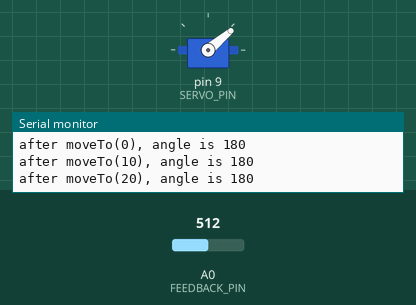
Simulated run of this sketch. Board: Arduino Uno, built with avr-gcc and run on an emulated ATmega328P. On the bench: servo, the last lines printed to the serial monitor. Inputs (shaded band) come from the test bench; at power-on: A0 (FEEDBACK_PIN) = 512.

Above: at 7.3 s.
At 7.4 s:
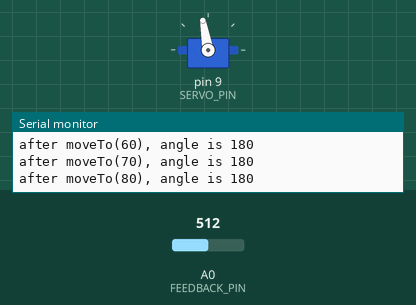
At 7.55 s:
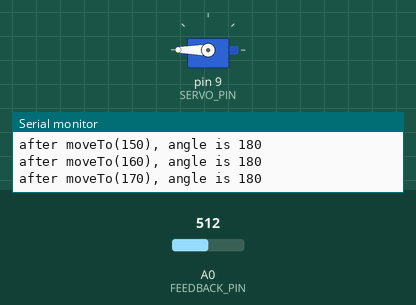
At 7.8 s:
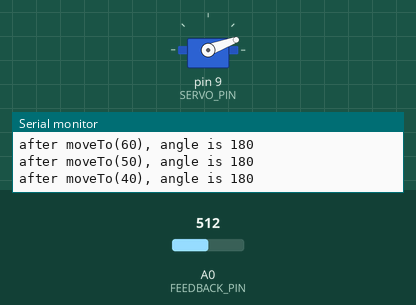
Timing chart, 0 to 10.3 s (numbered marks = the images above):
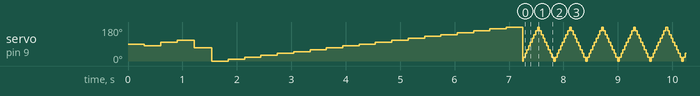

Measured:
- by itself, servo on pin 9 (SERVO_PIN): 90° → 80° at 0.30 s, → 100° 0.30 s later, → 110° 0.30 s later, → 70° 0.32 s later, … (1025 changes in this stretch)

The sketch:

ch10_servo_feedback_move.ino
```cpp
#include <Servo.h>
#define SERIAL_BAUDRATE 19200
#define SERVO_PIN 9
#define FEEDBACK_PIN A0
#define FEEDBACK_TOLERANCE 3

void pf(const char *fmt, ... ){
    char tmp[128]; // 最多128個字元，含NULL
    va_list args;
    va_start(args, fmt);
    vsnprintf(tmp, 128, fmt, args);
    va_end(args);
    Serial.print(tmp);
}

Servo s; // 建立Servo物件
int feedbackMin; // 最大回饋值
int pwMin; // 最長脈衝寬度
int feedbackMax; // 最小回饋值
int pwMax; // 最短脈衝寬度
int fbs[19]; // 記錄角度0、10、20、...、180的回饋值

// 找出pwMin與pwMax
void findPulseWidth(){ // 假設角度與回饋值呈線性關係
  int fb80, fb90, fb100; // fb是feedback回饋的縮寫
  // 先取得角度80、90、100的回饋值，作為參考
  s.write(90);
  delay(300);
  fb90 = analogRead(FEEDBACK_PIN);
  s.write(80);
  delay(300);
  fb80 = analogRead(FEEDBACK_PIN);
  s.write(100);
  delay(300);
  fb100 = analogRead(FEEDBACK_PIN);

  // 逐步加大轉動角度，檢查回饋值是否符合比例
  // 找出最大可達角度
  feedbackMax = fb100;
  int angleMax = 100;
  pf("degree 90, feedback %d\n", fb90);
  pf("degree 100, feedback %d\n", fb100);
  for(int a = angleMax+10; a <= 180; a += 10){
    s.write(a);
    delay(300);
    int v = analogRead(FEEDBACK_PIN);
    pf("degree %d, feedback %d\n", a, v);
    // 以100度與90度的回饋差值作為基準
    float r = float(v - feedbackMax) / float(fb100 - fb90);
    if(0.8 <= abs(r) && abs(r) <= 1.2){ // 比例若介於誤差範圍內
      angleMax = a;
      feedbackMax = v;
    }
    else{
      break;
    }
  }
  pf("max degree %d, feedback %d\n", angleMax, feedbackMax);

  // 逐步減小轉動角度，檢查回饋值是否符合比例
  // 找出最小可達角度
  feedbackMin = fb80;
  int angleMin = 80;
  pf("degree 90, feedback %d\n", fb90);
  pf("degree 80, feedback %d\n", fb80);
  for(int a = angleMin - 10; a >= 0; a -= 10){
    s.write(a);
    delay(300);
    int v = analogRead(FEEDBACK_PIN);
    pf("degree %d, feedback %d\n", a, v);
    // 以90度與80度的回饋差值作為基準
    float r = float(feedbackMin - v) / float(fb90 - fb80);
    if(0.8 <= abs(r) && abs(r) <= 1.2){ // 比例若介於誤差範圍內
      angleMin = a;
      feedbackMin = v;
    }
    else{
      break;
    }
  }
  pf("min degree %d, feedback %d\n", angleMin, feedbackMin);

  // 推算出可行脈衝寬度的上下限
  pwMin = float(angleMin) / 180
    * (MAX_PULSE_WIDTH-MIN_PULSE_WIDTH)
    + MIN_PULSE_WIDTH;
  pwMax = float(angleMax) / 180
    * (MAX_PULSE_WIDTH-MIN_PULSE_WIDTH)
    + MIN_PULSE_WIDTH;
  pf("min pulse width is %d, max pulse width is %d\n", pwMin, pwMax);
}
void setup() {
  Serial.begin(SERIAL_BAUDRATE);
  s.attach(SERVO_PIN);
  // 先使用Servo程式庫預設的脈衝寬度上下限
  findPulseWidth(); // 找出此伺服馬達可允許的範圍
  s.detach();
  s.attach(SERVO_PIN, pwMin, pwMax); // 重新連接
  for(int i = 0; i <= 18; i+=1){ // 記錄角度0~180的回饋值
    s.write(i * 10); // 以10度為間隔
    delay(300);
    fbs[i] = analogRead(FEEDBACK_PIN);
    pf("degree %d, feedback %d\n", i*10, fbs[i]);
  }
}
// 移動到指定的位置（角度，0~180），然後才回傳
void moveTo(int angle){
  s.write(angle);
  int i = angle / 10;
  int fb = map(angle, i*10, (i+1)*10, fbs[i], fbs[i+1]);
  while(abs(analogRead(FEEDBACK_PIN) - fb) > FEEDBACK_TOLERANCE){
    // 直到回饋值與預想的回饋值相差少於誤差容忍範圍內
    // 然後才跳出迴圈，回傳
  }
}
// 回傳現在的位置（角度），0~180
int getAngle(){
  int fb = analogRead(FEEDBACK_PIN); // 根據回饋值，推算出角度
  int i;
  for(i = 1; i <= 18; i++){
    if(fb < fbs[i]){
      break;
    }
  }
  return map(fb, fbs[i-1], fbs[i], (i-1)*10, i*10);
}
void loop() { // 讓馬達轉過來轉過去，不使用delay函式
  int i;
  for(i = 0; i <= 180; i += 10){
    moveTo(i);
    pf("after moveTo(%d), angle is %d\n", i, getAngle());
  }
  for(i = 170; i > 0; i -= 10){
    moveTo(i);
    pf("after moveTo(%d), angle is %d\n", i, getAngle());
  }
}
```
